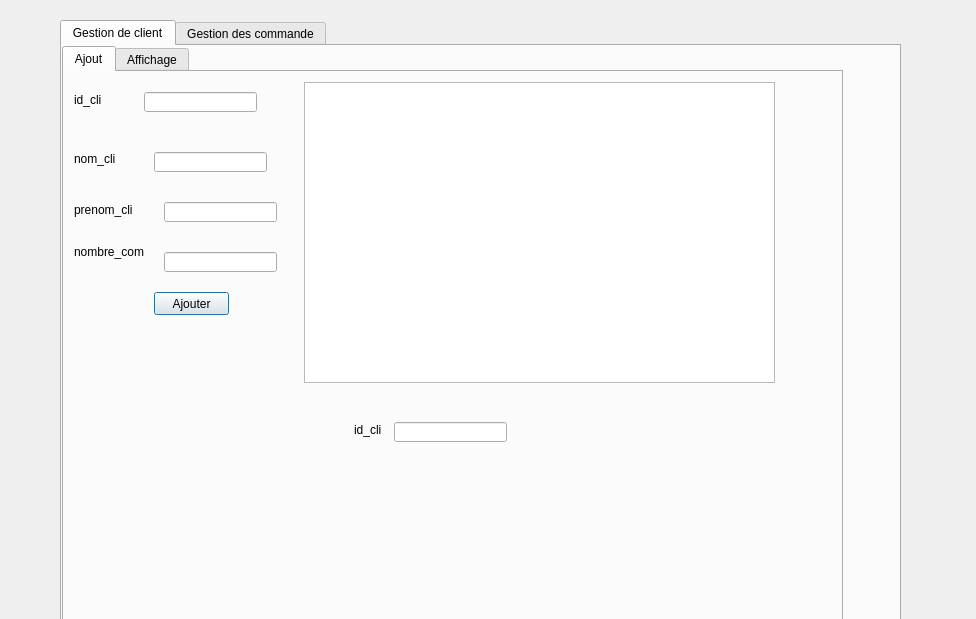
<?xml version="1.0" encoding="UTF-8"?>
<ui version="4.0">
 <class>Dialog</class>
 <widget class="QDialog" name="Dialog">
  <property name="geometry">
   <rect>
    <x>0</x>
    <y>0</y>
    <width>976</width>
    <height>619</height>
   </rect>
  </property>
  <property name="windowTitle">
   <string>Dialog</string>
  </property>
  <widget class="QTabWidget" name="temprature">
   <property name="geometry">
    <rect>
     <x>60</x>
     <y>20</y>
     <width>841</width>
     <height>701</height>
    </rect>
   </property>
   <property name="currentIndex">
    <number>0</number>
   </property>
   <widget class="QWidget" name="tab1">
    <attribute name="title">
     <string>Gestion de client</string>
    </attribute>
    <widget class="QTabWidget" name="tabWidget_2">
     <property name="geometry">
      <rect>
       <x>0</x>
       <y>0</y>
       <width>781</width>
       <height>621</height>
      </rect>
     </property>
     <property name="styleSheet">
      <string notr="true">tabWidget_2 = new QWidget(this); m_myWidget-&gt;setGeometry(0, 0, 300, 100)</string>
     </property>
     <property name="currentIndex">
      <number>0</number>
     </property>
     <widget class="QWidget" name="tab_3">
      <attribute name="title">
       <string>Ajout</string>
      </attribute>
      <widget class="QLabel" name="label">
       <property name="geometry">
        <rect>
         <x>10</x>
         <y>80</y>
         <width>47</width>
         <height>14</height>
        </rect>
       </property>
       <property name="text">
        <string>nom_cli</string>
       </property>
      </widget>
      <widget class="QLabel" name="label_2">
       <property name="geometry">
        <rect>
         <x>10</x>
         <y>20</y>
         <width>121</width>
         <height>16</height>
        </rect>
       </property>
       <property name="text">
        <string>id_cli</string>
       </property>
      </widget>
      <widget class="QLabel" name="label_3">
       <property name="geometry">
        <rect>
         <x>10</x>
         <y>130</y>
         <width>71</width>
         <height>16</height>
        </rect>
       </property>
       <property name="text">
        <string>prenom_cli</string>
       </property>
      </widget>
      <widget class="QLabel" name="label_4">
       <property name="geometry">
        <rect>
         <x>10</x>
         <y>170</y>
         <width>81</width>
         <height>20</height>
        </rect>
       </property>
       <property name="text">
        <string>nombre_com</string>
       </property>
      </widget>
      <widget class="QLineEdit" name="le_id">
       <property name="geometry">
        <rect>
         <x>80</x>
         <y>20</y>
         <width>113</width>
         <height>20</height>
        </rect>
       </property>
       <property name="styleSheet">
        <string notr="true">m_myWidget = new QWidget(this); m_myWidget-&gt;setGeometry(0, 0, 300, 100); QPalette pal = palette();</string>
       </property>
      </widget>
      <widget class="QLineEdit" name="le_pr">
       <property name="geometry">
        <rect>
         <x>100</x>
         <y>130</y>
         <width>113</width>
         <height>20</height>
        </rect>
       </property>
      </widget>
      <widget class="QLineEdit" name="le_nombre">
       <property name="geometry">
        <rect>
         <x>100</x>
         <y>180</y>
         <width>113</width>
         <height>20</height>
        </rect>
       </property>
      </widget>
      <widget class="QPushButton" name="Ajouter">
       <property name="geometry">
        <rect>
         <x>90</x>
         <y>220</y>
         <width>75</width>
         <height>23</height>
        </rect>
       </property>
       <property name="text">
        <string>Ajouter</string>
       </property>
      </widget>
      <widget class="QLineEdit" name="le_nom">
       <property name="geometry">
        <rect>
         <x>90</x>
         <y>80</y>
         <width>113</width>
         <height>20</height>
        </rect>
       </property>
      </widget>
      <widget class="QTableView" name="tableView">
       <property name="geometry">
        <rect>
         <x>240</x>
         <y>10</y>
         <width>471</width>
         <height>301</height>
        </rect>
       </property>
      </widget>
      <widget class="QLabel" name="label_5">
       <property name="geometry">
        <rect>
         <x>290</x>
         <y>350</y>
         <width>121</width>
         <height>16</height>
        </rect>
       </property>
       <property name="text">
        <string>id_cli</string>
       </property>
      </widget>
      <widget class="QLineEdit" name="le_id_2">
       <property name="geometry">
        <rect>
         <x>330</x>
         <y>350</y>
         <width>113</width>
         <height>20</height>
        </rect>
       </property>
       <property name="styleSheet">
        <string notr="true">m_myWidget = new QWidget(this); m_myWidget-&gt;setGeometry(0, 0, 300, 100); QPalette pal = palette();</string>
       </property>
      </widget>
     </widget>
     <widget class="QWidget" name="tab_5">
      <attribute name="title">
       <string>Affichage</string>
      </attribute>
      <widget class="QComboBox" name="cb_recherche">
       <property name="geometry">
        <rect>
         <x>500</x>
         <y>50</y>
         <width>141</width>
         <height>22</height>
        </rect>
       </property>
       <item>
        <property name="text">
         <string>id_cli</string>
        </property>
       </item>
       <item>
        <property name="text">
         <string>nom_cli</string>
        </property>
       </item>
       <item>
        <property name="text">
         <string>prenom_cli</string>
        </property>
       </item>
       <item>
        <property name="text">
         <string>nombre_com</string>
        </property>
       </item>
      </widget>
      <widget class="QLineEdit" name="le_recherche">
       <property name="geometry">
        <rect>
         <x>660</x>
         <y>50</y>
         <width>113</width>
         <height>20</height>
        </rect>
       </property>
       <property name="placeholderText">
        <string>Rechercher</string>
       </property>
      </widget>
      <widget class="QLineEdit" name="le_supprimer">
       <property name="geometry">
        <rect>
         <x>510</x>
         <y>140</y>
         <width>131</width>
         <height>20</height>
        </rect>
       </property>
       <property name="text">
        <string>id_cli</string>
       </property>
       <property name="placeholderText">
        <string>id_stock</string>
       </property>
      </widget>
      <widget class="QPushButton" name="supprimer">
       <property name="geometry">
        <rect>
         <x>690</x>
         <y>140</y>
         <width>75</width>
         <height>23</height>
        </rect>
       </property>
       <property name="text">
        <string>Supprimer</string>
       </property>
      </widget>
      <widget class="QLabel" name="label_21">
       <property name="geometry">
        <rect>
         <x>90</x>
         <y>400</y>
         <width>71</width>
         <height>16</height>
        </rect>
       </property>
       <property name="text">
        <string>nom_cli</string>
       </property>
      </widget>
      <widget class="QLineEdit" name="num_com_2">
       <property name="geometry">
        <rect>
         <x>220</x>
         <y>370</y>
         <width>113</width>
         <height>20</height>
        </rect>
       </property>
       <property name="styleSheet">
        <string notr="true">m_myWidget = new QWidget(this); m_myWidget-&gt;setGeometry(0, 0, 300, 100); QPalette pal = palette();</string>
       </property>
      </widget>
      <widget class="QLabel" name="label_34">
       <property name="geometry">
        <rect>
         <x>90</x>
         <y>460</y>
         <width>81</width>
         <height>16</height>
        </rect>
       </property>
       <property name="text">
        <string>nombre_com</string>
       </property>
      </widget>
      <widget class="QLabel" name="label_37">
       <property name="geometry">
        <rect>
         <x>90</x>
         <y>370</y>
         <width>121</width>
         <height>16</height>
        </rect>
       </property>
       <property name="text">
        <string>id_cli</string>
       </property>
      </widget>
      <widget class="QLineEdit" name="quantite_2">
       <property name="geometry">
        <rect>
         <x>220</x>
         <y>430</y>
         <width>113</width>
         <height>20</height>
        </rect>
       </property>
      </widget>
      <widget class="QLabel" name="label_38">
       <property name="geometry">
        <rect>
         <x>90</x>
         <y>430</y>
         <width>81</width>
         <height>16</height>
        </rect>
       </property>
       <property name="text">
        <string>prenom_cli</string>
       </property>
      </widget>
      <widget class="QPushButton" name="modifier_2">
       <property name="geometry">
        <rect>
         <x>380</x>
         <y>440</y>
         <width>75</width>
         <height>23</height>
        </rect>
       </property>
       <property name="text">
        <string>modifier</string>
       </property>
      </widget>
      <widget class="QComboBox" name="colone_tri">
       <property name="geometry">
        <rect>
         <x>500</x>
         <y>90</y>
         <width>91</width>
         <height>22</height>
        </rect>
       </property>
       <item>
        <property name="text">
         <string>id_cli</string>
        </property>
       </item>
       <item>
        <property name="text">
         <string>nom_cli</string>
        </property>
       </item>
       <item>
        <property name="text">
         <string>prenom_cli</string>
        </property>
       </item>
       <item>
        <property name="text">
         <string>nombre_com</string>
        </property>
       </item>
      </widget>
      <widget class="QComboBox" name="ordre_tri">
       <property name="geometry">
        <rect>
         <x>620</x>
         <y>90</y>
         <width>51</width>
         <height>22</height>
        </rect>
       </property>
       <item>
        <property name="text">
         <string>ASC</string>
        </property>
       </item>
       <item>
        <property name="text">
         <string>DESC</string>
        </property>
       </item>
      </widget>
      <widget class="QPushButton" name="button_tri">
       <property name="geometry">
        <rect>
         <x>690</x>
         <y>90</y>
         <width>75</width>
         <height>23</height>
        </rect>
       </property>
       <property name="text">
        <string>tri</string>
       </property>
      </widget>
      <widget class="QPushButton" name="PDF">
       <property name="geometry">
        <rect>
         <x>550</x>
         <y>250</y>
         <width>75</width>
         <height>23</height>
        </rect>
       </property>
       <property name="text">
        <string>mailling</string>
       </property>
      </widget>
      <widget class="QLineEdit" name="produit_2">
       <property name="geometry">
        <rect>
         <x>220</x>
         <y>400</y>
         <width>113</width>
         <height>20</height>
        </rect>
       </property>
      </widget>
      <widget class="QLineEdit" name="quantite_3">
       <property name="geometry">
        <rect>
         <x>220</x>
         <y>460</y>
         <width>113</width>
         <height>20</height>
        </rect>
       </property>
      </widget>
     </widget>
    </widget>
   </widget>
   <widget class="QWidget" name="tab_2">
    <attribute name="title">
     <string>Gestion des commande</string>
    </attribute>
    <widget class="QTabWidget" name="affichage2">
     <property name="geometry">
      <rect>
       <x>20</x>
       <y>10</y>
       <width>771</width>
       <height>601</height>
      </rect>
     </property>
     <property name="currentIndex">
      <number>0</number>
     </property>
     <widget class="QWidget" name="tab_11">
      <attribute name="title">
       <string>Ajout</string>
      </attribute>
      <widget class="QLabel" name="label_15">
       <property name="geometry">
        <rect>
         <x>20</x>
         <y>40</y>
         <width>71</width>
         <height>16</height>
        </rect>
       </property>
       <property name="text">
        <string>date_com</string>
       </property>
      </widget>
      <widget class="QLabel" name="label_17">
       <property name="geometry">
        <rect>
         <x>20</x>
         <y>70</y>
         <width>71</width>
         <height>16</height>
        </rect>
       </property>
       <property name="text">
        <string>nombre_com</string>
       </property>
      </widget>
      <widget class="QLineEdit" name="num_vente">
       <property name="geometry">
        <rect>
         <x>150</x>
         <y>10</y>
         <width>113</width>
         <height>20</height>
        </rect>
       </property>
      </widget>
      <widget class="QLineEdit" name="laquantite">
       <property name="geometry">
        <rect>
         <x>150</x>
         <y>70</y>
         <width>113</width>
         <height>20</height>
        </rect>
       </property>
      </widget>
      <widget class="QPushButton" name="ajouter1">
       <property name="geometry">
        <rect>
         <x>320</x>
         <y>60</y>
         <width>75</width>
         <height>23</height>
        </rect>
       </property>
       <property name="text">
        <string>Ajouter</string>
       </property>
      </widget>
      <widget class="QLabel" name="label_42">
       <property name="geometry">
        <rect>
         <x>20</x>
         <y>10</y>
         <width>121</width>
         <height>16</height>
        </rect>
       </property>
       <property name="text">
        <string>id_com</string>
       </property>
      </widget>
      <widget class="QDateEdit" name="dateEdit">
       <property name="geometry">
        <rect>
         <x>150</x>
         <y>40</y>
         <width>110</width>
         <height>22</height>
        </rect>
       </property>
      </widget>
     </widget>
     <widget class="QWidget" name="tab_12">
      <attribute name="title">
       <string>Affichage</string>
      </attribute>
      <widget class="QTableView" name="tableView_2">
       <property name="geometry">
        <rect>
         <x>20</x>
         <y>10</y>
         <width>441</width>
         <height>261</height>
        </rect>
       </property>
      </widget>
      <widget class="QComboBox" name="cb_recherche_2">
       <property name="geometry">
        <rect>
         <x>480</x>
         <y>30</y>
         <width>141</width>
         <height>22</height>
        </rect>
       </property>
       <item>
        <property name="text">
         <string>id_com</string>
        </property>
       </item>
       <item>
        <property name="text">
         <string>date_com</string>
        </property>
       </item>
       <item>
        <property name="text">
         <string>nombre_com</string>
        </property>
       </item>
      </widget>
      <widget class="QLineEdit" name="le_recherche_2">
       <property name="geometry">
        <rect>
         <x>630</x>
         <y>30</y>
         <width>113</width>
         <height>20</height>
        </rect>
       </property>
       <property name="placeholderText">
        <string>Rechercher</string>
       </property>
      </widget>
      <widget class="QComboBox" name="colone_tri_2">
       <property name="geometry">
        <rect>
         <x>480</x>
         <y>70</y>
         <width>91</width>
         <height>22</height>
        </rect>
       </property>
       <item>
        <property name="text">
         <string>id_com</string>
        </property>
       </item>
       <item>
        <property name="text">
         <string>date_com</string>
        </property>
       </item>
       <item>
        <property name="text">
         <string>nombre_com</string>
        </property>
       </item>
      </widget>
      <widget class="QComboBox" name="ordre_tri_2">
       <property name="geometry">
        <rect>
         <x>590</x>
         <y>70</y>
         <width>51</width>
         <height>22</height>
        </rect>
       </property>
       <item>
        <property name="text">
         <string>ASC</string>
        </property>
       </item>
       <item>
        <property name="text">
         <string>DESC</string>
        </property>
       </item>
      </widget>
      <widget class="QPushButton" name="button_tri_2">
       <property name="geometry">
        <rect>
         <x>660</x>
         <y>70</y>
         <width>75</width>
         <height>23</height>
        </rect>
       </property>
       <property name="text">
        <string>tri</string>
       </property>
      </widget>
      <widget class="QPushButton" name="supprimer_2">
       <property name="geometry">
        <rect>
         <x>650</x>
         <y>130</y>
         <width>75</width>
         <height>23</height>
        </rect>
       </property>
       <property name="text">
        <string>Supprimer</string>
       </property>
      </widget>
      <widget class="QLineEdit" name="le_supprimer_2">
       <property name="geometry">
        <rect>
         <x>480</x>
         <y>130</y>
         <width>131</width>
         <height>20</height>
        </rect>
       </property>
       <property name="text">
        <string>id_com</string>
       </property>
       <property name="placeholderText">
        <string>id_f</string>
       </property>
      </widget>
      <widget class="QPushButton" name="PDF_2">
       <property name="geometry">
        <rect>
         <x>640</x>
         <y>230</y>
         <width>75</width>
         <height>23</height>
        </rect>
       </property>
       <property name="text">
        <string>mailling</string>
       </property>
      </widget>
      <widget class="QLabel" name="label_39">
       <property name="geometry">
        <rect>
         <x>80</x>
         <y>300</y>
         <width>121</width>
         <height>16</height>
        </rect>
       </property>
       <property name="text">
        <string>id_com</string>
       </property>
      </widget>
      <widget class="QLabel" name="label_40">
       <property name="geometry">
        <rect>
         <x>80</x>
         <y>330</y>
         <width>61</width>
         <height>16</height>
        </rect>
       </property>
       <property name="text">
        <string>date_com</string>
       </property>
      </widget>
      <widget class="QLabel" name="label_41">
       <property name="geometry">
        <rect>
         <x>80</x>
         <y>360</y>
         <width>81</width>
         <height>16</height>
        </rect>
       </property>
       <property name="text">
        <string>nombre_com</string>
       </property>
      </widget>
      <widget class="QLineEdit" name="numventemodif">
       <property name="geometry">
        <rect>
         <x>220</x>
         <y>300</y>
         <width>113</width>
         <height>20</height>
        </rect>
       </property>
      </widget>
      <widget class="QLineEdit" name="quantmodif">
       <property name="geometry">
        <rect>
         <x>220</x>
         <y>360</y>
         <width>113</width>
         <height>20</height>
        </rect>
       </property>
      </widget>
      <widget class="QPushButton" name="modifier3">
       <property name="geometry">
        <rect>
         <x>370</x>
         <y>360</y>
         <width>75</width>
         <height>23</height>
        </rect>
       </property>
       <property name="text">
        <string>Modifier</string>
       </property>
      </widget>
      <widget class="QLineEdit" name="prod_modif">
       <property name="geometry">
        <rect>
         <x>220</x>
         <y>330</y>
         <width>113</width>
         <height>20</height>
        </rect>
       </property>
      </widget>
     </widget>
    </widget>
   </widget>
  </widget>
 </widget>
 <resources/>
 <connections/>
</ui>
